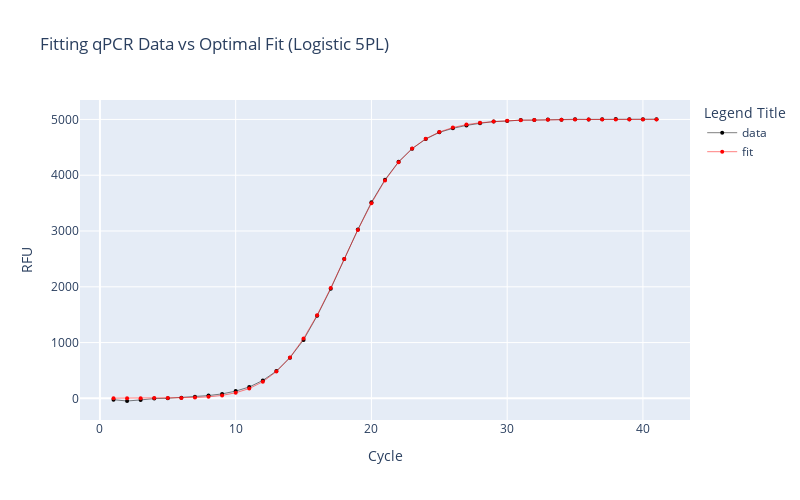

The cell this chart's notebook holds for it:
### Code cell
def logistic5(x, a, b, c, d, g): # spiess et al. 5P logistic curve
    # a is ground (bottom) asymptote
    # b is slope
    # c is inflection point
    # d is maximum (top) asymptote
    # g is "...the additional asymmetry parameter. Setting parameter g = 1 yields the four-parameter curves..."
    numerator = a-d
    denominator = (1+(x/c)**b)**g
    return (d+(numerator/denominator))

# provide initial ground_asymptote based on data
def ground_asymptote (fluor):
    # average first n cycles or so 
    # I think Anitoa does first 13 cycles
    n = 5
    return (sum(fluor[0:n]) / len(fluor[0:n]))

# provide initial ground_asymptote based on data
def max_asymptote (fluor):
    # average last n cycles or so 
    # I think Anitoa does first 13 cycles
    m = 5
    return (sum(fluor[-m:]) / len(fluor[-m:]))

# data for iconic, well-behaved rxn
iconic_y = [-23.72, -47.4, -27.93, -4.51, 0.65, 12.79, 29.96, 50.24, 79.85, 129.94, 203.74, 321.5, 488.96, 729.49, 1047.78, 1479.57, 1963.18, 2499.28, 3025.52, 3514.9, 3919.58, 4241.47, 4475.93, 4648.39, 4768.29, 4840.66, 4892.92, 4930.58, 4962.46, 4970.39, 4989.07, 4989.16, 4997.8, 4995.48, 5002.82, 5001.02, 5003.96, 5008.01, 5005.17, 5004.64, 5004.83]
cycles = np.arange(1,42)

# initial guesses: a, b, c, d, g
# p0 = [-7.498, 9.945, 18, 5013, 0.5451] #graphpad values with this dataset
# p0 = [4.04930663e+00, 6.34869459e+00, 2.12543050e+01, 5.00090309e+03, 2.31685219e+00] #scipy output using graphpad
p0 = (ground_asymptote(iconic_y), 10, 20, max_asymptote(iconic_y), 1) # g = 1 is no asymmetry

# parameters (optimal values), parameters covariance
popt, pcov = curve_fit(logistic5, cycles, iconic_y, p0) #least sq = dogbox
print (popt)
# calc opt fit
opt_y = logistic5(cycles, *popt)

# plot data vs opt fit
fig = go.Figure()
fig.add_trace(go.Scatter(x=cycles, y=iconic_y, mode='lines+markers', name='data', marker=dict(size=4, color='black'), line=dict(color='black', width=0.5)))
fig.add_trace(go.Scatter(x=cycles, y=opt_y, mode='lines+markers', name='fit', marker=dict(size=4, color='red'), line=dict(color='red', width=0.5)))

fig.update_layout(
    autosize=False,
    width=800,
    height=500, 
    title="Fitting qPCR Data vs Optimal Fit (Logistic 5PL)",
    xaxis_title="Cycle",
    yaxis_title="RFU",
    legend_title="Source",)
fig.show()

### Figure 1 — Plotly figure (JSON) as saved in the notebook; plotly's stock layout.template omitted (floating-point values rounded to 4 significant figures)
{"data": [{"line": {"color": "black", "width": 0.5}, "marker": {"color": "black", "size": 4}, "mode": "lines+markers", "name": "data", "type": "scatter", "x": [1, 2, 3, 4, 5, 6, 7, 8, 9, 10, 11, 12, 13, 14, 15, 16, 17, 18, 19, 20, 21, 22, 23, 24, 25, 26, 27, 28, 29, 30, 31, 32, 33, 34, 35, 36, 37, 38, 39, 40, 41], "y": [-23.72, -47.4, -27.93, -4.51, 0.65, 12.79, 29.96, 50.24, 79.85, 129.9, 203.7, 321.5, 489.0, 729.5, 1048.0, 1480.0, 1963.0, 2499.0, 3026.0, 3515.0, 3920.0, 4241.0, 4476.0, 4648.0, 4768.0, 4841.0, 4893.0, 4931.0, 4962.0, 4970.0, 4989.0, 4989.0, 4998.0, 4995.0, 5003.0, 5001.0, 5004.0, 5008.0, 5005.0, 5005.0, 5005.0]}, {"line": {"color": "red", "width": 0.5}, "marker": {"color": "red", "size": 4}, "mode": "lines+markers", "name": "fit", "type": "scatter", "x": [1, 2, 3, 4, 5, 6, 7, 8, 9, 10, 11, 12, 13, 14, 15, 16, 17, 18, 19, 20, 21, 22, 23, 24, 25, 26, 27, 28, 29, 30, 31, 32, 33, 34, 35, 36, 37, 38, 39, 40, 41], "y": [4.049, 4.053, 4.095, 4.336, 5.234, 7.817, 14.06, 27.39, 53.16, 99.28, 176.5, 298.2, 479.6, 734.7, 1072.0, 1492.0, 1978.0, 2500.0, 3020.0, 3498.0, 3907.0, 4233.0, 4479.0, 4654.0, 4775.0, 4855.0, 4907.0, 4941.0, 4963.0, 4976.0, 4985.0, 4991.0, 4994.0, 4996.0, 4998.0, 4999.0, 5000.0, 5000.0, 5000.0, 5000.0, 5001.0]}], "layout": {"autosize": false, "height": 500, "legend": {"title": {"text": "Legend Title"}}, "title": {"text": "Fitting qPCR Data vs Optimal Fit (Logistic 5PL)"}, "width": 800, "xaxis": {"title": {"text": "Cycle"}}, "yaxis": {"title": {"text": "RFU"}}}}
